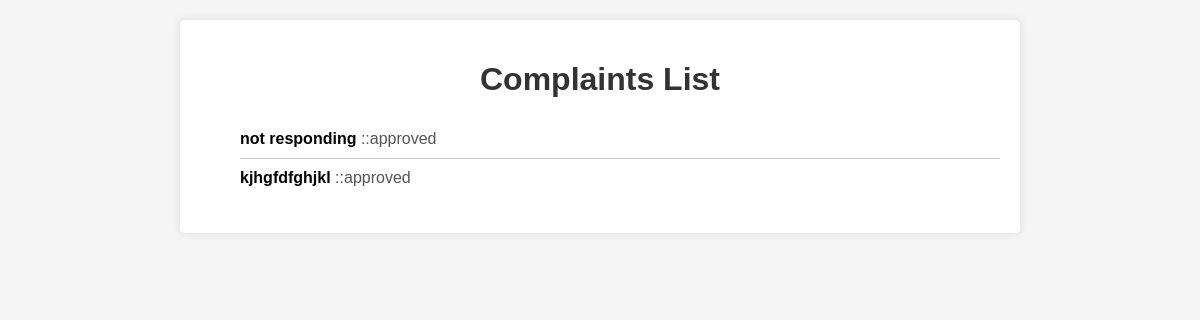
The page /checkcomplaints (signed in) on the database as committed earlier.
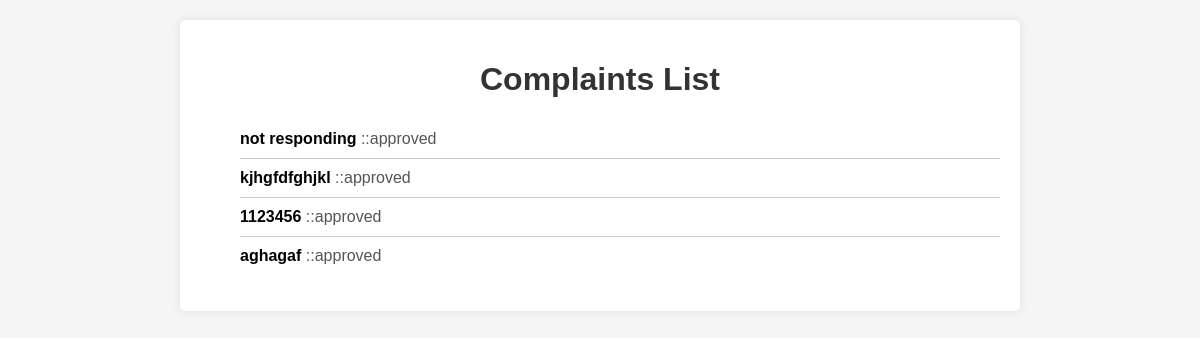
The same page on the database as committed later.
### app/models.py (models this page shows, shortened)
class Complaint(models.Model):
    complainant = models.ForeignKey(User, on_delete=models.CASCADE)
    description = models.TextField()
    date_time = models.DateTimeField(auto_now_add=True)
    status_option={
        ("pending","pending"),
        ("approved","approved")
    }
    status=models.CharField(max_length=200,choices=status_option,default="pending")

### app/views.py (the view)
# urls.py: path("checkcomplaints",UserComplaintListView.as_view(),name="checkcomplaint"),
@method_decorator(decs,name="dispatch")
class UserComplaintListView(ListView):
    model = Complaint
    template_name = 'complaint_list.html'
    context_object_name = 'complaints'
    def get_queryset(self):
        qs=Complaint.objects.filter(complainant=self.request.user)
        return qs

### app/decorator.py (called while the page is built)
def login_required(fn):
    def wrapper(request,*args,**kwargs):
        if not request.user.is_authenticated:
            messages.error(request,"invalid session")
            return redirect("signin")
        else:
            return fn(request,*args,**kwargs)
    return wrapper

### app/templates/complaint_list.html (shortened to what this page needs)
<!DOCTYPE html>
<html lang="en">
<head>
</head>
<body>
    <div class="container">
        <h1>Complaints List</h1>
        <ul class="complaints">
            {% for complaint in complaints %}
                <li class="complaint">
                    <span class="description">{{ complaint.description }}</span>
                    <span class="status">::{{ complaint.status }}</span>
                </li>
            {% endfor %}
        </ul>
    </div>
</body>
</html>

Rows that differ between the two databases and show on the page:
added Complaint: description "1123456", status "approved"
added Complaint: description "aghagaf", status "approved"
